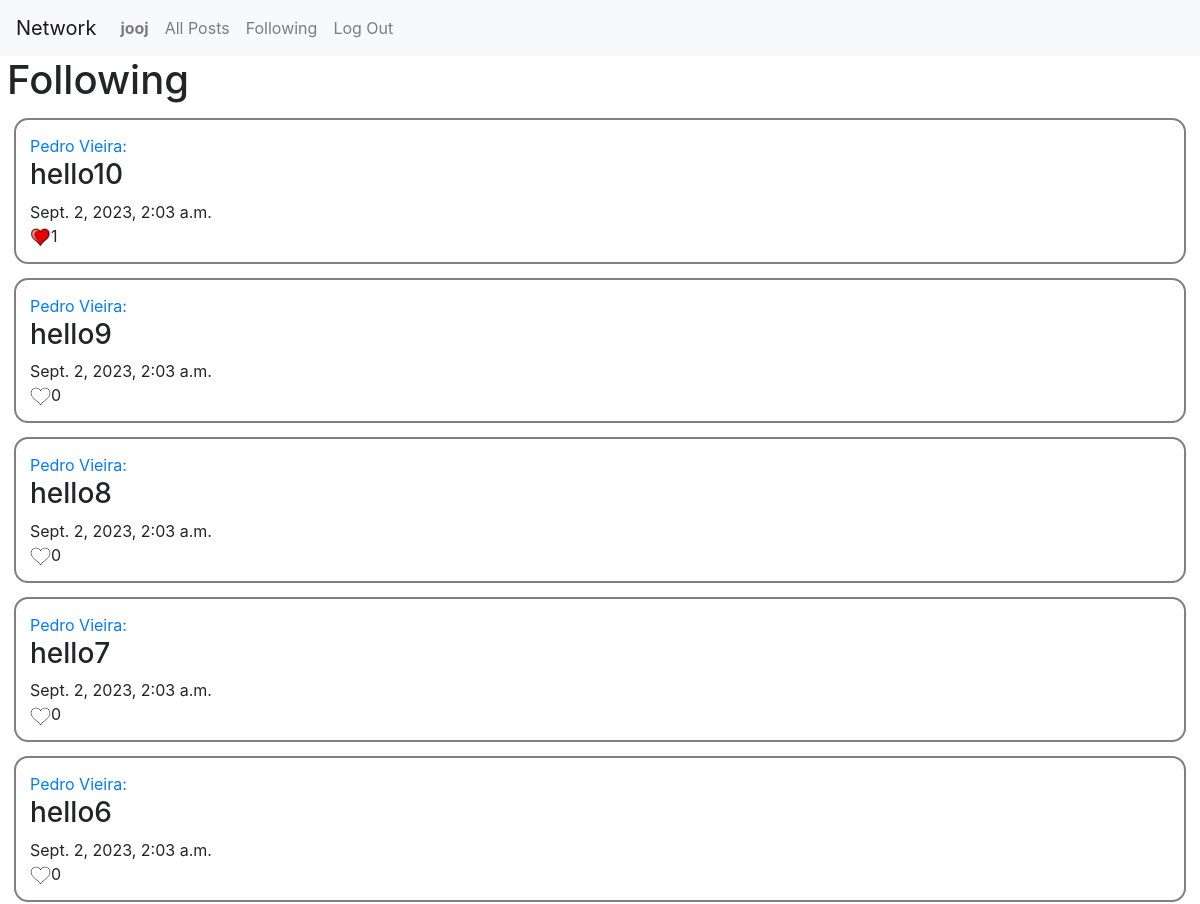
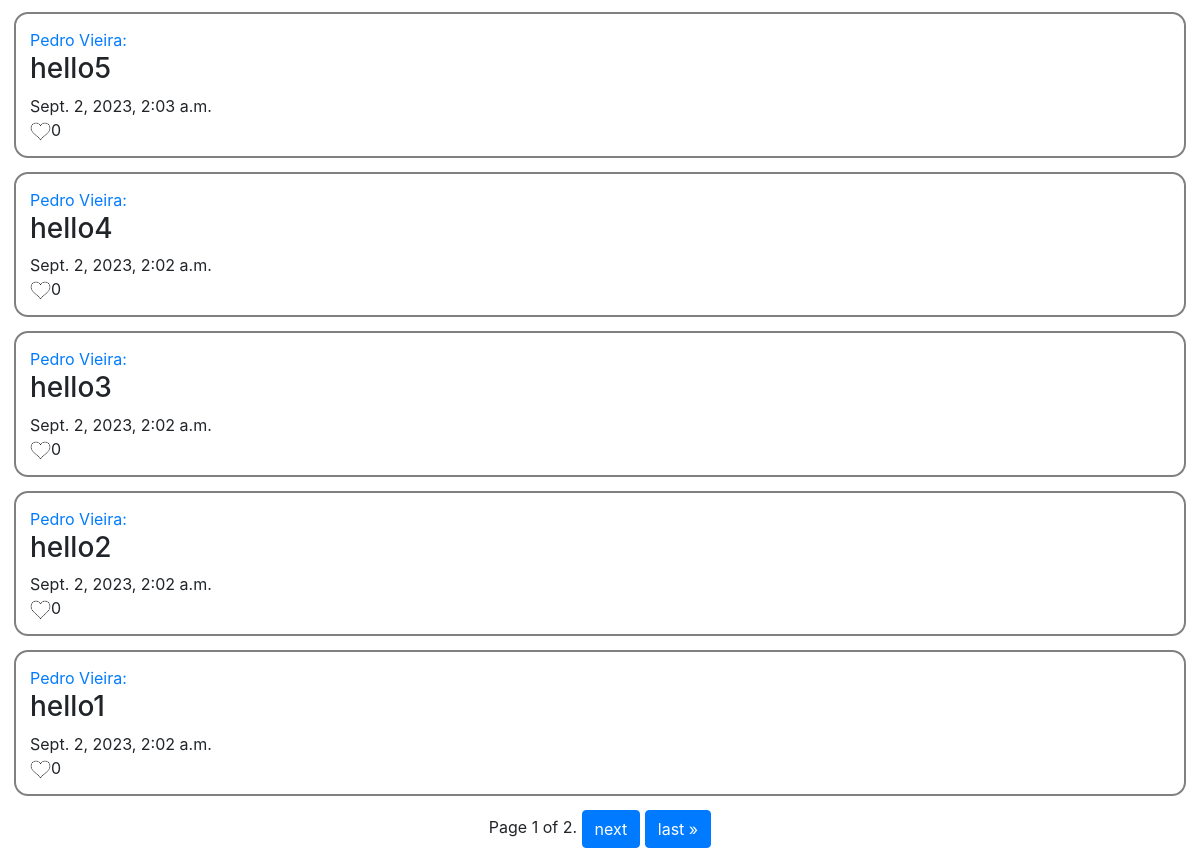
The page /following (signed in) on the database its author committed (2 pictures, top to bottom).
### network/models.py (models this page shows)
class User(AbstractUser):
    following = models.ManyToManyField('self', blank=True, symmetrical=False)

class Post(models.Model):
    user = models.ForeignKey(User, on_delete=models.CASCADE, related_name="posts")
    text = models.CharField(max_length=999)
    date = models.DateTimeField(auto_now_add=True)
    likes = models.ManyToManyField(User, related_name='likes', blank=True, serialize=False)
    def serialize(self):
        return {
            "id": self.id,
            "user": self.user.id,
            "text": self.text,
            "date": self.date,
        }

### network/views.py (the view)
# urls.py: path("following", views.following, name="following"),
@login_required(login_url="login")
def following(request):
    user = User.objects.get(pk=request.user.id)
    print(user.following.all())
    print(user.following)
    posts = Post.objects.all().filter(user__in=user.following.all()).order_by('-id')
    paginator = Paginator(posts, 10)
    page_number = request.GET.get('page')
    page_obj = paginator.get_page(page_number)
    return render(request, "network/following.html", {
        "posts": page_obj
    })

### network/templates/network/following.html (shortened to what this page needs)
{% extends "network/layout.html" %}
{% load static %}
{% block body %}
    <div class="main">
    <h1 style="padding-left: 7px">Following</h1>
    {% if posts %}
        {% for post in posts %}
             <div class ="post"  >
                 <a href="/profile/{{ post.user.id }}"><p>{{ post.user }}: </p></a>
                <div id = {{ post.id }}>
                    <h3>{{ post.text }}</h3>
                </div>
                <p>{{ post.date }}</p>
                <div id="like-{{ post.id }}"><p><img
                         {% if user in post.likes.all %}
                             src="{% static 'imgs/yes.png' %}"
                        {% else %}
                             src="{% static 'imgs/no.png' %}"
                        {% endif %}
                        alt="like" id = "like-{{ post.id }}-img" class="like" onclick="like(event,{{ post.id }}, {{ post.likes.all|length }})">{{ post.likes.all|length }}</p>
                </div>
            </div>
        {% endfor %}
    {% endif %}
    </div>
    <div class="pagination">
    <div>
    <span class="step-links">
        <span class="current">
            Page {{ posts.number }} of {{ posts.paginator.num_pages }}.
        </span>
        {% if posts.has_next %}
            <a href="?page={{ posts.next_page_number }}" class="btn btn-primary">next</a>
            <a href="?page={{ posts.paginator.num_pages }}" class="btn btn-primary">last &raquo;</a>
        {% endif %}
    </span>
    </div>
    </div>
{% endblock %}

### network/templates/network/layout.html (shortened to what this page needs)
{% load static %}
<!DOCTYPE html>
<html lang="en">
    <head>
        <link rel="stylesheet" href="https://stackpath.bootstrapcdn.com/bootstrap/4.4.1/css/bootstrap.min.css">
        <link href="{% static 'network/styles.css' %}" rel="stylesheet">
    </head>
    <body>
        <nav class="navbar navbar-expand-lg navbar-light bg-light">
            <a class="navbar-brand" href="#">Network</a>
            <div>
              <ul class="navbar-nav mr-auto">
                {% if user.is_authenticated %}
                    <li class="nav-item">
                        <a class="nav-link" href="{% url 'profile' user.id %}"><strong>{{ user.username }}</strong></a>
                    </li>
                {% endif %}
                <li class="nav-item">
                  <a class="nav-link" href="{% url 'index' %}">All Posts</a>
                </li>
                {% if user.is_authenticated %}
                    <li class="nav-item">
                        <a class="nav-link" href="{% url 'following' %}">Following</a>
                    </li>
                    <li class="nav-item">
                        <a class="nav-link" href="{% url 'logout' %}">Log Out</a>
                    </li>
                {% endif %}
              </ul>
            </div>
          </nav>
        <div class="body">
            {% block body %}
            {% endblock %}
        </div>
    </body>
</html>

### network/static/network/styles.css (style rules this page uses)
p { margin: 0; }
.post { margin: 14px; border: 2px solid gray; border-radius: 14px; padding: 14px; }
.like { width: 21px; }
.pagination { display: flex; justify-content: center; }
.main { min-height: 85vh; }

### rows shown on the page
User: username "jooj"
Post: user "Pedro Vieira", text "hello10", date "Sept. 2, 2023, 2:03 a.m.", shows a picture, likes.all|length "1"
Post: user "Pedro Vieira", text "hello9", date "Sept. 2, 2023, 2:03 a.m.", likes.all|length "0"
Post: user "Pedro Vieira", text "hello8", date "Sept. 2, 2023, 2:03 a.m.", likes.all|length "0"
Post: user "Pedro Vieira", text "hello7", date "Sept. 2, 2023, 2:03 a.m.", likes.all|length "0"
Post: user "Pedro Vieira", text "hello6", date "Sept. 2, 2023, 2:03 a.m.", likes.all|length "0"
Post: user "Pedro Vieira", text "hello5", date "Sept. 2, 2023, 2:03 a.m.", likes.all|length "0"
Post: user "Pedro Vieira", text "hello4", date "Sept. 2, 2023, 2:02 a.m.", likes.all|length "0"
Post: user "Pedro Vieira", text "hello3", date "Sept. 2, 2023, 2:02 a.m.", likes.all|length "0"
Post: user "Pedro Vieira", text "hello2", date "Sept. 2, 2023, 2:02 a.m.", likes.all|length "0"
Post: user "Pedro Vieira", text "hello1", date "Sept. 2, 2023, 2:02 a.m.", likes.all|length "0"

### other values the page prints
{{ posts.number }} "1"
{{ posts.paginator.num_pages }} "2"
